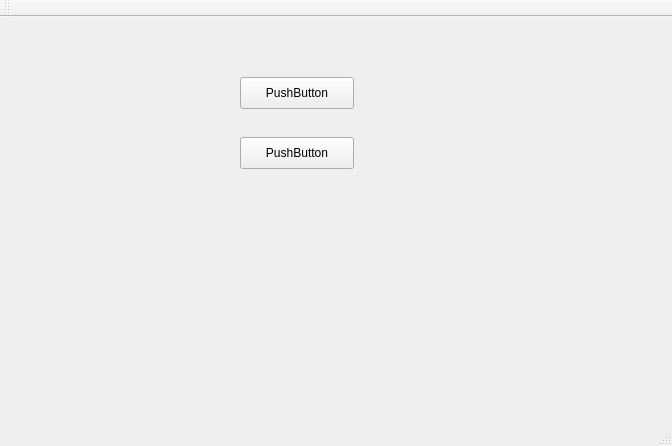
<?xml version="1.0" encoding="UTF-8"?>
<ui version="4.0">
 <class>MainWindow</class>
 <widget class="QMainWindow" name="MainWindow">
  <property name="geometry">
   <rect>
    <x>0</x>
    <y>0</y>
    <width>672</width>
    <height>446</height>
   </rect>
  </property>
  <property name="windowTitle">
   <string>MainWindow</string>
  </property>
  <widget class="QWidget" name="centralWidget">
   <widget class="QPushButton" name="pushButton">
    <property name="geometry">
     <rect>
      <x>240</x>
      <y>60</y>
      <width>114</width>
      <height>32</height>
     </rect>
    </property>
    <property name="text">
     <string>PushButton</string>
    </property>
   </widget>
   <widget class="QPushButton" name="pushButton_2">
    <property name="geometry">
     <rect>
      <x>240</x>
      <y>120</y>
      <width>114</width>
      <height>32</height>
     </rect>
    </property>
    <property name="text">
     <string>PushButton</string>
    </property>
   </widget>
  </widget>
  <widget class="QMenuBar" name="menuBar">
   <property name="geometry">
    <rect>
     <x>0</x>
     <y>0</y>
     <width>672</width>
     <height>22</height>
    </rect>
   </property>
  </widget>
  <widget class="QToolBar" name="mainToolBar">
   <attribute name="toolBarArea">
    <enum>TopToolBarArea</enum>
   </attribute>
   <attribute name="toolBarBreak">
    <bool>false</bool>
   </attribute>
  </widget>
  <widget class="QStatusBar" name="statusBar"/>
 </widget>
 <layoutdefault spacing="6" margin="11"/>
 <resources/>
 <connections/>
</ui>
